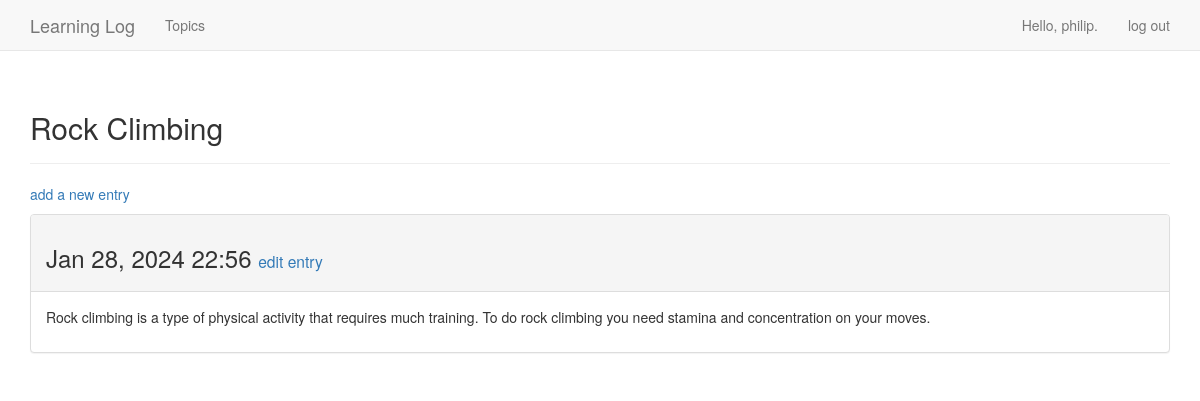
The page /topics/2/ (signed in) on the database its author committed.
### learning_logs/models.py (models this page shows, shortened)
class Topic(models.Model):
    text = models.CharField(max_length=200)
    date_added = models.DateTimeField(auto_now_add = True)
    owner = models.ForeignKey(User, on_delete=models.CASCADE)
    def __str__(self):
        return self.text

class Entry(models.Model):
    topic = models.ForeignKey(Topic, on_delete=models.DO_NOTHING)
    text = models.TextField()
    date_added = models.DateTimeField(auto_now_add=True)
    class Meta:
        verbose_name_plural = 'entries'

### learning_logs/views.py (the view)
# urls.py: path('topics/<int:topic_id>/', views.topic, name='topic'),
@login_required
def topic (request, topic_id):
    topic = Topic.objects.get(id=topic_id)
    if topic.owner != request.user:
        raise Http404
    entries = topic.entry_set.order_by('-date_added')
    context = {'topic': topic, 'entries': entries}
    return render(request, 'learning_logs/topic.html', context)

### learning_logs/templates/learning_logs/topic.html
{% extends 'learning_logs/base.html' %}
{% block header %}
  <h2>{{  topic  }}</h2>
{% endblock header %}
{% block content %}
  <p>
    <a href="{% url 'learning_logs:new_entry' topic.id %}">add a new entry</a>
  </p>
  {% for entry in entries %}
    <div class="panel panel-default">
      <div class="panel-heading">
        <h3>
          {{  entry.date_added|date:'M d, Y H:i'  }}
          <small>
            <a href="{% url 'learning_logs:edit_entry' entry.id %}">edit entry</a>
          </small>
        </h3>
      </div>
      <div class="panel-body">
        {{  entry.text|linebreaks  }}
      </div>
    </div>
  {% empty %}
    There are no entries for this topic yet.
  {% endfor %}
{% endblock content %}

### learning_logs/templates/learning_logs/base.html (shortened to what this page needs)
{% load bootstrap3 %}
<!DOCTYPE html>
<html lang="en">
  <head>
    {% bootstrap_css %}
  </head>
  <body>
    <nav class="navbar navbar-default navbar-static-top">
      <div class="container">
        <div class="navbar-header">
          <a class="navbar-brand" href="{% url 'learning_logs:index' %}">Learning Log</a>
        </div>
        <div id="navbar" class="navbar-collapse collapse">
          <ul class="nav navbar-nav">
            <li><a href="{% url 'learning_logs:topics' %}">Topics</a></li>
          </ul>
          <ul class="nav navbar-nav navbar-right">
            {% if user.is_authenticated %}
              <li><a>Hello, {{ user.username }}.</a></li>
              <li><a href="{% url 'users:logout' %}">log out</a></li>
            {% else %}
              <li><a href="{% url 'users:register' %}">register</a></li>
              <li><a href="{% url 'users:login' %}">log in</a></li>
            {% endif %}
          </ul>
        </div>
      </div>
    </nav>
    <div class="container">
      <div class="page-header">
        {% block header %}{% endblock header %}
      </div>
      <div>
        {% block content %}{% endblock content %}
      </div>
    </div>
  </body>
</html>

### rows shown on the page
Topic: text "Rock Climbing"
Entry: date_added "Jan 28, 2024 22:56", text "Rock climbing is a type of physical activity that requires much training. To do rock climbing you need stamina and concentration on your moves."

### other values the page prints
{{ user.username }} "philip"
